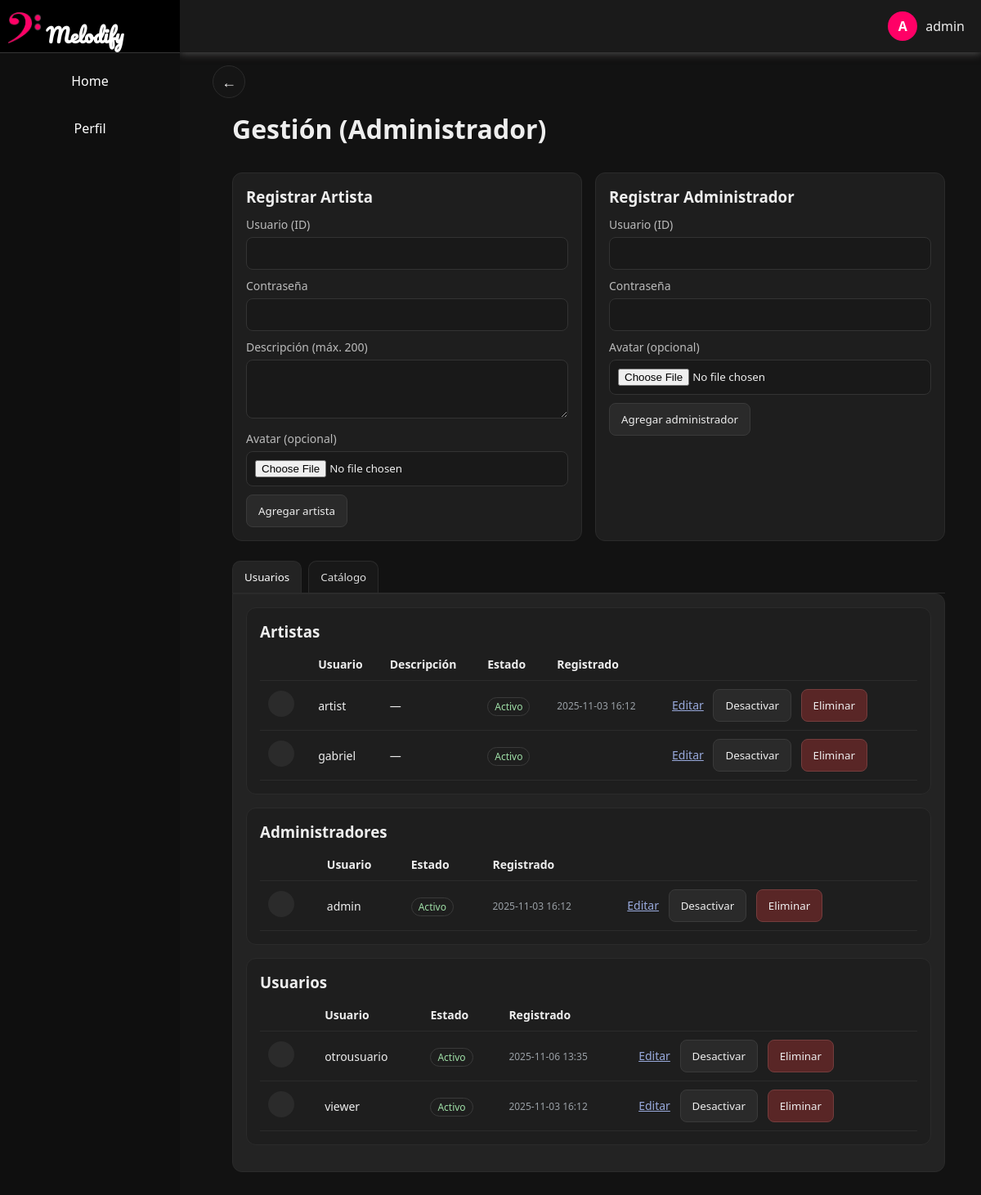
Page /gestion/ (signed in) on the committed database.
### inicio_sesion/models.py (models this page shows, shortened)
class Users(models.Model):
    user = models.CharField(max_length=100, unique=True)
    password = models.CharField(max_length=100)
    type = models.CharField(max_length=50)
    avatar = models.ImageField(upload_to="uploaded_avatars/", null=True, blank=True)
    is_active = models.BooleanField(default=True)
    created_at = models.DateTimeField(auto_now_add=True)
    is_superadmin = models.BooleanField(default=False)
    class Meta:
        db_table = "Users"

### gestion/views.py (the view)
# urls.py: path("", v.gestion_dashboard, name="gestion"),
@require_http_methods(["GET"])
def gestion_dashboard(request):
    username, error = _require_admin(request)
    if error:
        return error
    admins = Users.objects.filter(type__iexact="administrador").order_by("user")
    artists = (
        Users.objects.filter(type__iexact="artista")
        .select_related("artist_profile")
        .order_by("user")
    )
    viewers = Users.objects.filter(type__iexact="usuario").order_by("user")
    songs = (
        Song.objects.filter(visibility="public")
        .only(
            "id",
            "title",
            "artist_display_name",
            "owner_user",
            "created_at",
            "cover_image",
            "audio_file",
            "visibility",
            "genre",
        )
        .order_by("-created_at")
    )
    albums = Album.objects.all().order_by("-id") if Album else []
    playlists = Playlist.objects.all().order_by("-id") if Playlist else []
    undo_data = request.session.get("gestion_undo")
    if undo_data and undo_data.get("actor") != username:
        undo_data = None
    undo_label = request.session.get("gestion_undo_label") if undo_data else None
    role = "administrador"
    avatar_url = ""
    artist_description = ""
    created_at = ""
    try:
        u = Users.objects.select_related("artist_profile").get(user=username)
        if getattr(u, "avatar", None):
            try:
                avatar_url = u.avatar.url
            except Exception:
                avatar_url = ""
        if getattr(u, "artist_profile", None):
            artist_description = (u.artist_profile.description or "").strip()
        if getattr(u, "created_at", None):
            dt = u.created_at
            if timezone.is_naive(dt):
                dt = timezone.make_aware(dt, timezone.get_current_timezone())
            created_at = dt.strftime("%Y-%m-%d %H:%M")
    except Users.DoesNotExist:
        pass
    ctx = {
        "admins": admins,
        "artists": artists,
        "viewers": viewers,
        "songs": songs,
        "albums": albums,
        "playlists": playlists,
        "undo_data": undo_data,
        "undo_label": undo_label,
        "username": username,
        "role": role,
        "avatar_url": avatar_url,
        "artist_description": artist_description,
        "created_at": created_at,
    }
    return render(request, "gestion/gestion.html", ctx)

### gestion/views.py (called while the page is built)
def _require_admin(request):
    username = _require_session_user(request)
    if not username:
        return None, _redirect_login_clean(request)
    try:
        u = Users.objects.only("type", "is_superadmin").get(user=username)
    except Users.DoesNotExist:
        return None, _redirect_login_clean(request)
    role = (u.type or "").lower()
    if getattr(u, "is_superadmin", False) or role == "administrador":
        return username, None
    return None, HttpResponse("No autorizado", status=403)

### inicio_sesion/auth_helpers.py (called while the page is built)
def _require_session_user(request):
    return request.session.get("user")

### gestion/templates/gestion/gestion.html (shortened to what this page needs)
{% load static %}
<!doctype html>
<html lang="es">
<head>
  <link rel="stylesheet" href="{% static 'inicio_sesion/homeStyle.css' %}?v={% now 'U' %}">
  <link rel="stylesheet" href="{% static 'inicio_sesion/ComponentStyles.css' %}?v={% now 'U' %}">
  <link rel="stylesheet" href="{% static 'gestion/gestion.css' %}?v={% now 'U' %}">
</head>
<body data-role="{{ role|lower }}">
<div id="header">
  <div class="user-info" id="user-trigger">
    <div class="user-icon">
    </div>
    <span id="username">{{ username|default:"Usuario" }}</span>
  </div>
</div>
<div id="menuLateral">
  <div class="logo" id="toggle-menu">
    <img src="{% static 'inicio_sesion/logo.png' %}" alt="Melodify Logo" class="logo-image">
    <span class="logo-text">Melodify</span>
  </div>
  <a class="menu-item" data-view="home" href="{% url 'home' %}?no_spa=1">Home</a>
  <div class="menu-item" data-view="perfil"><a href="{% url 'home' %}?view=perfil&no_spa=1" style="display:block;color:inherit;text-decoration:none">Perfil</a></div>
</div>
<div id="main-content"
     data-initial-view="gestion"
     data-username="{{ username }}"
     data-role="{{ role|lower }}"
     data-avatar="{{ avatar_url }}"
     data-description="{{ artist_description }}"
     data-created-at="{{ created_at }}"
     data-url-mi-muro="{% url 'mi_muro' %}"
     data-url-gestion="{% url 'gestion' %}"
     data-url-revertir="{% url 'revertir_accion' %}"
     data-url-mi-musica-json="{% url 'mi_musica_json' %}"
     data-url-catalogo-json="{% url 'catalogo_admin_json' %}"
     data-url-catalogo-fragment="{% url 'catalogo_admin_fragment' %}"
     data-live="0"
     data-feed-scope="catalogo-admin">
  <a id="back-btn" class="back" href="{% url 'home' %}?no_spa=1" title="Volver a inicio" aria-label="Regresar">←</a>
  <div id="content">
    <div class="page">
      <header class="page-hd">
        <h1 style="margin:0">Gestión (Administrador)</h1>
      </header>
      <div class="grid2">
        <div class="card">
          <h3 style="margin:0 0 12px">Registrar Artista</h3>
          <form method="post" action="{% url 'registrar_artista' %}" enctype="multipart/form-data">
            <label>Usuario (ID)</label>
            <input name="user" type="text" required>
            <label>Contraseña</label>
            <input name="password" type="password" required>
            <label>Descripción (máx. 200)</label>
            <textarea name="description" maxlength="200" required></textarea>
            <label>Avatar (opcional)</label>
            <input name="avatar" type="file" accept="image/*">
            <div style="margin-top:10px"><button class="btn" type="submit">Agregar artista</button></div>
          </form>
        </div>
        <div class="card">
          <h3 style="margin:0 0 12px">Registrar Administrador</h3>
          <form method="post" action="{% url 'registrar_admin' %}" enctype="multipart/form-data">
            <label>Usuario (ID)</label>
            <input name="user" type="text" required>
            <label>Contraseña</label>
            <input name="password" type="password" required>
            <label>Avatar (opcional)</label>
            <input name="avatar" type="file" accept="image/*">
            <div style="margin-top:10px"><button class="btn" type="submit">Agregar administrador</button></div>
          </form>
        </div>
      </div>
      <div class="tabs" role="tablist" aria-label="Secciones de administración">
        <button class="tab-btn" data-tab="usuarios" role="tab" aria-controls="tab-usuarios" aria-selected="true">Usuarios</button>
        <button class="tab-btn" data-tab="catalogo" role="tab" aria-controls="tab-catalogo" aria-selected="false">Catálogo</button>
      </div>
      {% include "gestion/_usuarios_tab.html" %}
    </div>
</body>
</html>

### gestion/templates/gestion/_usuarios_tab.html
<section id="tab-usuarios" class="tab active" role="region" aria-label="Usuarios">
  <div class="card" style="margin:0">
    <h3 style="margin:0 0 8px">Artistas</h3>
    <table>
      <thead><tr><th></th><th>Usuario</th><th>Descripción</th><th>Estado</th><th>Registrado</th><th></th></tr></thead>
      <tbody>
        {% for u in artists %}
        <tr>
          <td>{% if u.avatar %}<img class="avatar" src="{{ u.avatar.url }}" alt="{{ u.user }}">{% else %}<span class="avatar"></span>{% endif %}</td>
          <td>{{ u.user }}</td>
          <td>{{ u.artist_profile.description|default:"—" }}</td>
          <td>{% if u.is_active %}<span class="status ok">Activo</span>{% else %}<span class="status off">Inactivo</span>{% endif %}</td>
          <td class="muted">{{ u.created_at|date:"Y-m-d H:i" }}</td>
          <td class="row-actions">
            <a href="{% url 'editar_usuario' u.user %}">Editar</a>
            {% if u.is_active %}
              <form method="post" action="{% url 'desactivar_usuario' u.user %}">{% csrf_token %}<button class="btn" type="submit">Desactivar</button></form>
            {% else %}
              <form method="post" action="{% url 'activar_usuario' u.user %}">{% csrf_token %}<button class="btn" type="submit">Activar</button></form>
            {% endif %}
            <form method="post" action="{% url 'eliminar_usuario' u.user %}" class="js-delete-form" data-title="{{ u.user }}">{% csrf_token %}<button class="btn" type="submit">Eliminar</button></form>
          </td>
        </tr>
        {% empty %}
        <tr><td colspan="6" class="muted">Sin registros</td></tr>
        {% endfor %}
      </tbody>
    </table>
  </div>
  <div class="card">
    <h3 style="margin:0 0 8px">Administradores</h3>
    <table>
      <thead><tr><th></th><th>Usuario</th><th>Estado</th><th>Registrado</th><th></th></tr></thead>
      <tbody>
        {% for u in admins %}
        <tr>
          <td>{% if u.avatar %}<img class="avatar" src="{{ u.avatar.url }}" alt="{{ u.user }}">{% else %}<span class="avatar"></span>{% endif %}</td>
          <td>{{ u.user }}</td>
          <td>{% if u.is_active %}<span class="status ok">Activo</span>{% else %}<span class="status off">Inactivo</span>{% endif %}</td>
          <td class="muted">{{ u.created_at|date:"Y-m-d H:i" }}</td>
          <td class="row-actions">
            <a href="{% url 'editar_usuario' u.user %}">Editar</a>
            {% if u.is_active %}
              <form method="post" action="{% url 'desactivar_usuario' u.user %}">{% csrf_token %}<button class="btn" type="submit">Desactivar</button></form>
            {% else %}
              <form method="post" action="{% url 'activar_usuario' u.user %}">{% csrf_token %}<button class="btn" type="submit">Activar</button></form>
            {% endif %}
            <form method="post" action="{% url 'eliminar_usuario' u.user %}" class="js-delete-form" data-title="{{ u.user }}">{% csrf_token %}<button class="btn" type="submit">Eliminar</button></form>
          </td>
        </tr>
        {% empty %}
        <tr><td colspan="5" class="muted">Sin registros</td></tr>
        {% endfor %}
      </tbody>
    </table>
  </div>
  <div class="card">
    <h3 style="margin:0 0 8px">Usuarios</h3>
    <table>
      <thead><tr><th></th><th>Usuario</th><th>Estado</th><th>Registrado</th><th></th></tr></thead>
      <tbody>
        {% for u in viewers %}
        <tr>
          <td>{% if u.avatar %}<img class="avatar" src="{{ u.avatar.url }}" alt="{{ u.user }}">{% else %}<span class="avatar"></span>{% endif %}</td>
          <td>{{ u.user }}</td>
          <td>{% if u.is_active %}<span class="status ok">Activo</span>{% else %}<span class="status off">Inactivo</span>{% endif %}</td>
          <td class="muted">{{ u.created_at|date:"Y-m-d H:i" }}</td>
          <td class="row-actions">
            <a href="{% url 'editar_usuario' u.user %}">Editar</a>
            {% if u.is_active %}
              <form method="post" action="{% url 'desactivar_usuario' u.user %}">{% csrf_token %}<button class="btn" type="submit">Desactivar</button></form>
            {% else %}
              <form method="post" action="{% url 'activar_usuario' u.user %}">{% csrf_token %}<button class="btn" type="submit">Activar</button></form>
            {% endif %}
            <form method="post" action="{% url 'eliminar_usuario' u.user %}" class="js-delete-form" data-title="{{ u.user }}">{% csrf_token %}<button class="btn" type="submit">Eliminar</button></form>
          </td>
        </tr>
        {% empty %}
        <tr><td colspan="5" class="muted">Sin registros</td></tr>
        {% endfor %}
      </tbody>
    </table>
  </div>
</section>

### inicio_sesion/static/inicio_sesion/homeStyle.css (style rules this page uses)
* { margin: 0; padding: 0; box-sizing: border-box; font-family: 'Segoe UI', Tahoma, Geneva, Verdana, sans-serif; }
body { display: flex; height: 100vh; background-color: #1a1a1a; color: #efeeee; }
#header { position: fixed; top: 0; left: 220px; right: 0; height: 64px; background-color: #1a1a1a; box-shadow: 0 1px 10px rgba(86, 85, 85, 1); display: flex; align-items: center; justify-content: flex-end; padding: 0 20px; z-index: 90; transition: left .3s ease; }
.user-info { display: flex; align-items: center; gap: 10px; position: relative; cursor: pointer; }
.user-icon { width: 36px; height: 36px; background-color: #ff0066; border-radius: 50%; display: flex; align-items: center; justify-content: center; color: white; font-weight: bold; }
.logo { padding-left: 10px; font-size: 24px; font-weight: bold; cursor: pointer; background-color: #000; text-align: justify-all; border-bottom: 1px solid #363636; }
.logo-image { width: 40px; align-items: center; margin-top: 15px; }
.logo-text { background-color: #000; color: #fff; font-family: 'Pacifico', cursive; }
#menuLateral { width: 220px; background-color: #0f0f0f; color: white; transition: transform 0.3s ease; z-index: 100; position: fixed; height: 100%; overflow-y: auto; }
.menu-item { display: block; width: calc(100% - 24px); margin: 10px 12px; padding: 12px 16px; text-align: center; text-decoration: none; color: #fff; background: transparent; border-radius: 10px; border: 1px solid transparent; cursor: pointer; transition: background .2s ease, border-color .2s ease, color .2s ease, transform .08s ease; }
#main-content { flex: 1; margin-left: 240px; padding: 80px 20px 20px; overflow-y: auto; transition: margin-left .3s ease; position: relative; }
a.back, a.back:link, a.back:visited { display: inline-flex; align-items: center; justify-content: center; width: 40px; height: 40px; border-radius: 999px; border: 1px solid #2b2b2b; background: #151515; color: #efeeee; text-decoration: none; font-weight: 700; font-size: 18px; }
#back-btn { display: inline-flex; }

### inicio_sesion/static/inicio_sesion/ComponentStyles.css (style rules this page uses)
:root { --danger:#e32636; --danger-2:#ff4d5e; --danger-line:#6b1b21; --danger-glow-inset:rgba(227,38,54,.35); --danger-glow-outer:rgba(227,38,54,.25); }

### gestion/static/gestion/gestion.css (style rules this page uses)
:root { --danger-border: #743d3d; --danger-bg: #592626; --danger-bg-hover: #6a2d2d; }
#tab-usuarios .js-delete-form button { padding: 10px 14px; border-radius: 8px; border: 1px solid var(--danger-border); background: var(--danger-bg); color: #eee; cursor: pointer; }

### rows in the picture
Users: user "artist", artist_profile.description "—", is_active "Activo", created_at "2025-11-03 16:12"
Users: user "gabriel", artist_profile.description "—", is_active "Activo"
Users: user "admin", is_active "Activo", created_at "2025-11-03 16:12"
Users: user "otrousuario", is_active "Activo", created_at "2025-11-06 13:35"
Users: user "viewer", is_active "Activo", created_at "2025-11-03 16:12"
